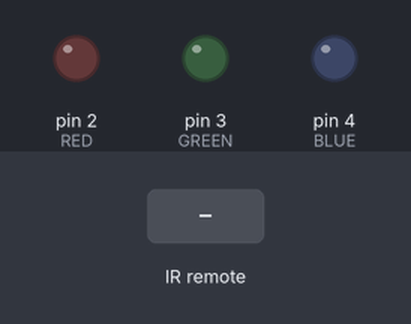
This sketch was run on a simulated Arduino Uno, built with avr-gcc and run on an emulated ATmega328P. Parts: output pins drawn as LEDs (lit = HIGH). The test bench sets the inputs (shaded band).

Above: at 1.2 s.
1.3 s: infrared code 0xFF629D received
At 1.9 s:
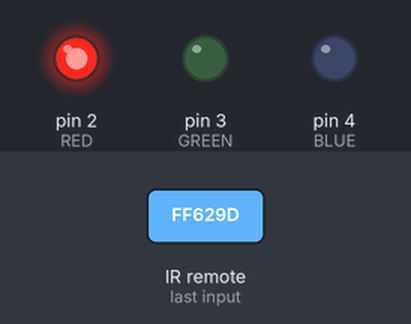
3.8 s: infrared code 0xFFA857 received
At 4.6 s:
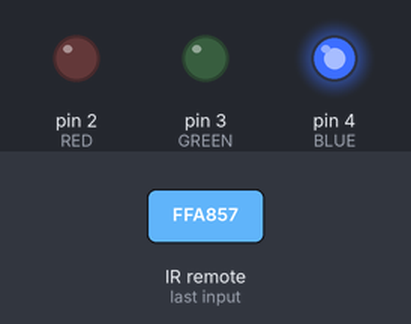
Timing chart, 0 to 6.8 s (numbered marks = the images above; inputs shaded):
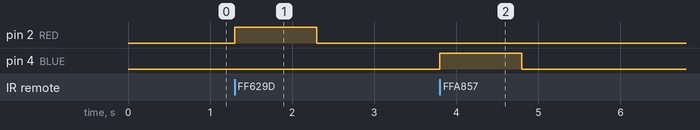

The sketch:

Remote_Light.ino
```cpp
#define RED 2
#define GREEN 3
#define BLUE 4

#include "IRremote.h"

int receiver = 12;

IRrecv irrecv(receiver);
decode_results results;

void setup() {
  Serial.begin(9600);

  irrecv.enableIRIn(); //start the receiver

  pinMode(RED, OUTPUT);
  pinMode(GREEN, OUTPUT);
  pinMode(BLUE, OUTPUT);

  digitalWrite(RED, LOW);
  digitalWrite(GREEN, LOW);
  digitalWrite(BLUE, LOW);

}

void loop() {

  if(irrecv.decode(&results)) {

    switch(results.value){
      //NEED TO FIND VALUES FOR REMOTE BUTTONS
      case 0xFF629D: //VOL + on remote
        digitalWrite(RED,HIGH);
        delay(1000);
        break;

      case 0xFFA857:
        digitalWrite(BLUE, HIGH);
        delay(1000);
        break;
    }

    irrecv.resume();
    digitalWrite(RED, LOW);
    digitalWrite(BLUE, LOW);
    digitalWrite(GREEN, LOW);
  }

//want to add a DC motor that powers on and off based off the controller. Maybe speed aswell

}
```

Measured:
- after the input at 1.3 s, pin 2 (RED): LOW → HIGH at once, → LOW 1.0 s later
- after the input at 3.8 s, pin 4 (BLUE): LOW → HIGH at once, → LOW 1.0 s later
